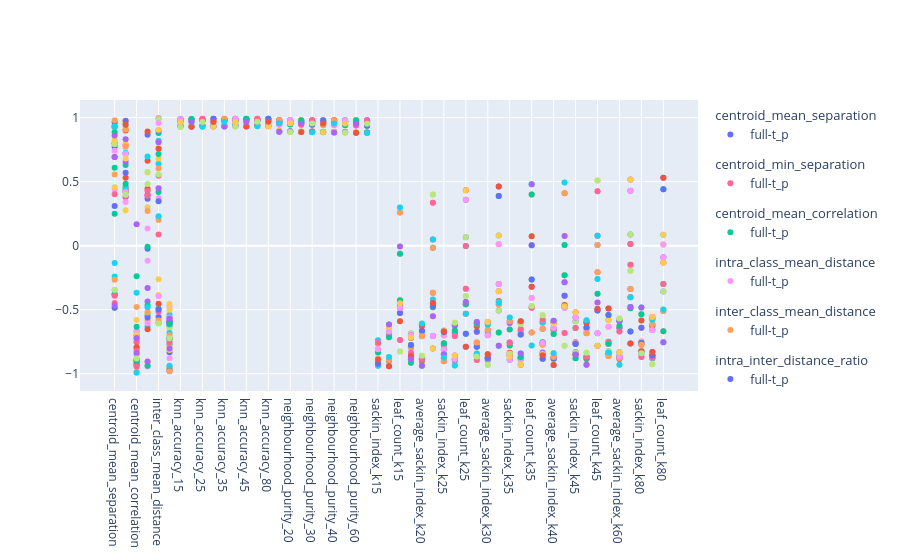

Notebook source saved alongside this figure:
### Code cell
fig = make_subplots(rows=1, cols=1)

for metric, split_corrs in splits.items():
	first = True
	for split, corr_values in split_corrs.items():
		for i, val in enumerate(corr_values):
			group = metric
			name = f"{split}-{labels[i]}"
   
			fig.add_trace(go.Scatter(x=[metric], y=[val], mode="markers", legendgroup=group, name=name, legendgrouptitle={"text": group}, showlegend=first), row=1, col=1)
			first = False

fig.show()
